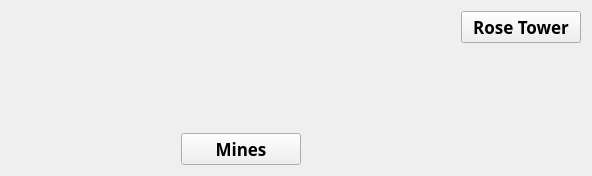
         <widget class="QWidget" name="Mountains">
          <property name="styleSheet">
           <string notr="true">border-image: url(:/Map_pictures/main_map/Mountains.png);</string>
          </property>
          <layout class="QGridLayout" name="gridLayout_5">
           <property name="horizontalSpacing">
            <number>160</number>
           </property>
           <property name="verticalSpacing">
            <number>90</number>
           </property>
           <item row="0" column="0">
            <widget class="QLabel" name="label_43">
             <property name="maximumSize">
              <size>
               <width>100</width>
               <height>40</height>
              </size>
             </property>
             <property name="font">
              <font>
               <pointsize>13</pointsize>
               <weight>75</weight>
               <italic>true</italic>
               <bold>true</bold>
               <underline>true</underline>
               <strikeout>true</strikeout>
              </font>
             </property>
             <property name="styleSheet">
              <string notr="true">border-image: url(:/symbols/symbols/nothing.png);</string>
             </property>
             <property name="text">
              <string/>
             </property>
            </widget>
           </item>
           <item row="0" column="1">
            <widget class="QLabel" name="label_44">
             <property name="maximumSize">
              <size>
               <width>100</width>
               <height>40</height>
              </size>
             </property>
             <property name="font">
              <font>
               <pointsize>13</pointsize>
               <weight>75</weight>
               <italic>true</italic>
               <bold>true</bold>
               <underline>true</underline>
               <strikeout>true</strikeout>
              </font>
             </property>
             <property name="styleSheet">
              <string notr="true">border-image: url(:/symbols/symbols/nothing.png);</string>
             </property>
             <property name="text">
              <string/>
             </property>
            </widget>
           </item>
           <item row="0" column="2">
            <widget class="QPushButton" name="Btn_Rose_Tower">
             <property name="minimumSize">
              <size>
               <width>120</width>
               <height>30</height>
              </size>
             </property>
             <property name="maximumSize">
              <size>
               <width>120</width>
               <height>16777215</height>
              </size>
             </property>
             <property name="font">
              <font>
               <family>Viner Hand ITC</family>
               <pointsize>13</pointsize>
               <weight>75</weight>
               <bold>true</bold>
              </font>
             </property>
             <property name="cursor">
              <cursorShape>PointingHandCursor</cursorShape>
             </property>
             <property name="styleSheet">
              <string notr="true">border-image: url(:/symbols/symbols/buttons_shatered_1.png);</string>
             </property>
             <property name="text">
              <string>Rose Tower</string>
             </property>
             <property name="checkable">
              <bool>true</bool>
             </property>
             <property name="autoExclusive">
              <bool>true</bool>
             </property>
            </widget>
           </item>
           <item row="1" column="0">
            <widget class="QLabel" name="label_42">
             <property name="maximumSize">
              <size>
               <width>100</width>
               <height>40</height>
              </size>
             </property>
             <property name="font">
              <font>
               <pointsize>13</pointsize>
               <weight>75</weight>
               <italic>true</italic>
               <bold>true</bold>
               <underline>true</underline>
               <strikeout>true</strikeout>
              </font>
             </property>
             <property name="styleSheet">
              <string notr="true">border-image: url(:/symbols/symbols/nothing.png);</string>
             </property>
             <property name="text">
              <string/>
             </property>
            </widget>
           </item>
           <item row="1" column="1">
            <widget class="QPushButton" name="Btn_Wountains_Mines">
             <property name="minimumSize">
              <size>
               <width>120</width>
               <height>30</height>
              </size>
             </property>
             <property name="maximumSize">
              <size>
               <width>120</width>
               <height>16777215</height>
              </size>
             </property>
             <property name="font">
              <font>
               <family>Viner Hand ITC</family>
               <pointsize>13</pointsize>
               <weight>75</weight>
               <bold>true</bold>
              </font>
             </property>
             <property name="cursor">
              <cursorShape>PointingHandCursor</cursorShape>
             </property>
             <property name="styleSheet">
              <string notr="true">border-image: url(:/symbols/symbols/buttons_shatered_1.png);</string>
             </property>
             <property name="text">
              <string>Mines</string>
             </property>
             <property name="checkable">
              <bool>true</bool>
             </property>
             <property name="autoExclusive">
              <bool>true</bool>
             </property>
            </widget>
           </item>
           <item row="1" column="2">
            <widget class="QLabel" name="label_41">
             <property name="maximumSize">
              <size>
               <width>100</width>
               <height>40</height>
              </size>
             </property>
             <property name="font">
              <font>
               <pointsize>13</pointsize>
               <weight>75</weight>
               <italic>true</italic>
               <bold>true</bold>
               <underline>true</underline>
               <strikeout>true</strikeout>
              </font>
             </property>
             <property name="styleSheet">
              <string notr="true">border-image: url(:/symbols/symbols/nothing.png);</string>
             </property>
             <property name="text">
              <string/>
             </property>
            </widget>
           </item>
          </layout>
         </widget>
